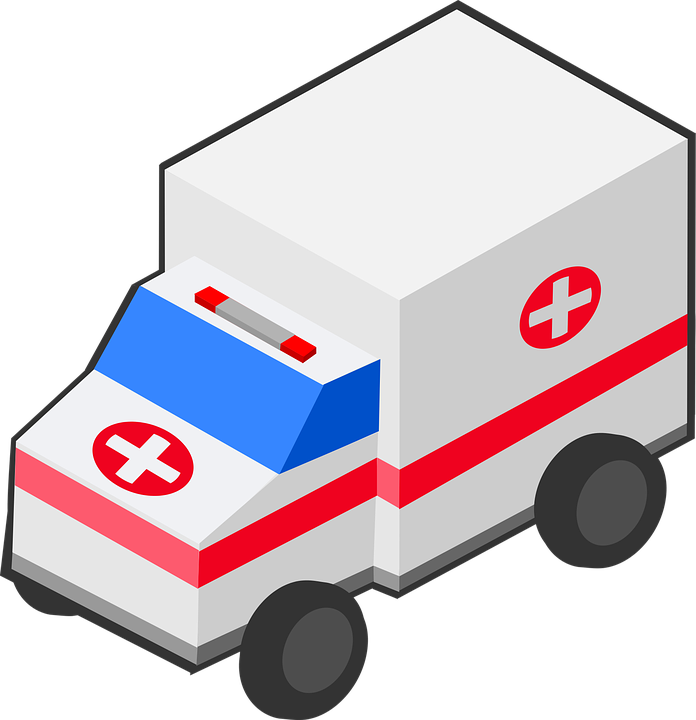
#> input picture images/ambulance.png, 696 x 720 px
$ python pypacker.py --input_dir ../images
#> lines starting #> are read from the running program, lines starting #| are printed output that depends on the picture
#----------------------------------------------------
#- pypacker: written by Joe Wezorek
#- license:  WTFPL
#- If you use this code and/or have suggestions, etc.,
#- email me at jwezorek@gmail.com

import os, os.path
import sys
import copy
from PIL import Image, ImageDraw
from optparse import OptionParser
from math import log, ceil


class metadata_gen:
    def __init__(self, nodes, sz):
        self.nodes = nodes
        self.sz = sz
    def write_head(self, f, nodes, sz):
        raise Exception("no write_head")
    def write_node(self, f, node, index):
        raise Exception("no write_node")
    def write_tail(self, f, nodes, sz ):
        raise Exception("no write_tail")
    def get_extension(self):
        raise Exception("no get_extension")
    def write_metadata(self, filename):
        index = 0
        f = open(filename, 'w')
        self.write_head(f)
        for node in self.nodes:
            self.write_node(f, node, index)
            index += 1
        self.write_tail(f)
        f.close()

#----------------------------------------------------------------------------------------------------------------------

class plist_generator(metadata_gen):
    def __init__(self, nodes, sz):
        metadata_gen.__init__(self, nodes, sz)

    def write_head(self, f):
        f.write('<?xml version="1.0" encoding="UTF-8"?>\n' \
                '<!DOCTYPE plist PUBLIC "-//Apple Computer//DTD PLIST 1.0//EN" ' \
                '"http://www.apple.com/DTDs/PropertyList-1.0.dtd">\n' \
                '<plist version="1.0">\n<dict>\n<key>frames</key>\n<dict>\n')

    def write_node(self, f, node, index):
        (wd, hgt) = node.sprite.image.size
        pad = node.sprite.padding
        f.write("<key>%s</key>\n" % (node.sprite.sprite_name))
        f.write("<dict>\n")
        f.write("    <key>frame</key>\n")
        f.write("    <string>{{%d,%d},{%d,%d}}</string>\n" % (node.rect.x + pad, node.rect.y + pad, wd, hgt))
        f.write("    <key>offset</key>\n")
        f.write("    <string>{0,0}</string>\n")
        f.write("    <key>rotated</key>\n")
        f.write("    <false/>\n")
        f.write("    <key>sourceColorRect</key>\n")
        f.write("    <string>{{0,0},{%d,%d}}</string>\n" % (wd, hgt))
        f.write("    <key>sourceSize</key>\n")
        f.write("    <string>{%d,%d}</string>\n" % (wd, hgt))
        f.write("</dict>\n")

    def write_tail( self, f ):
        f.write("</dict>\n<key>metadata</key>\n<dict>\n")
        f.write("    <key>format</key>\n" \
                "    <integer>2</integer>\n" \
                "    <key>size</key>\n" \
                "    <string>{%d,%d}</string>\n" % self.sz)
        f.write("</dict>\n</dict>\n</plist>")

    def get_extension(self):
        return "plist"

#----------------------------------------------------------------------------------------------------------------------

class json_generator(metadata_gen):
    def __init__(self, nodes, sz):
        metadata_gen.__init__(self, nodes, sz)

    def write_head(self, f):
        f.write("{\n")

    # [8 lines left out: function write_node, not called in this run]

    def write_tail(self, f):
        f.write("}\n")

    def get_extension(self):
        return "json"

def sort_images_by_size(image_files):
    #sort by area (secondary key)
    #sorted_images = sorted(image_files, \
    #        key=lambda sprite: sprite.get_size()[0] * sprite.get_size()[1])
    #sort by max dimension (primary key)
    sorted_images = sorted(image_files, \
           key=lambda img_pair: max(img_pair.get_size()[0], img_pair.get_size()[1]))
    return sorted_images

#----------------------------------------------------------------------

class sprite_info:
    def __init__(self, name, img, padding):
        self.sprite_name = os.path.splitext(name)[0] #strip the extension...
        self.image = img
        self.padding = padding
    def get_size(self):
        (wd,hgt) = self.image.size;
        return (wd + 2*self.padding, hgt + 2*self.padding)


#----------------------------------------------------------------------

class rectangle:
    def __init__(self, x=0, y=0, wd=0, hgt=0):
        self.x = x
        self.y = y
        self.wd = wd
        self.hgt = hgt
    # [4 lines left out: function split_vert, not called in this run]
    def split_horz(self,x):
        left = rectangle(self.x, self.y, x, self.hgt)
        right = rectangle(self.x+x, self.y, self.wd-x, self.hgt)
        return (left,right)
    def area(self):
        return self.wd * self.hgt
    def max_side(self):
        return max(self.wd, self.hgt)
    def can_contain(self, wd, hgt):
        return self.wd >= wd and self.hgt >=hgt
    def is_congruent_with(self, wd, hgt):
        return self.wd == wd and self.hgt ==hgt
    def to_string(self):
        return "<(%d, %d) - (%d, %d)>" % (self.x, self.y, self.wd, self.hgt)
    def should_split_vertically(self, wd, hgt):
        if (self.wd == wd):
            return True
        elif (self.hgt == hgt):
            return False
        #TODO: come up with a better heuristic
        vert_rects = self.split_vert(hgt)
        horz_rects = self.split_horz(wd)
        return vert_rects[1].area() > horz_rects[1].area()
    def should_grow_vertically(self, wd, hgt):
        can_grow_vert = self.wd >= wd
        can_grow_horz = self.hgt >= hgt
        if (not can_grow_vert and not can_grow_horz):
            raise Exception("Unable to grow!")
        if (can_grow_vert and not can_grow_horz):
            return True
        if (can_grow_horz and not can_grow_vert):
            return False
        return (self.hgt + hgt < self.wd + wd)


#----------------------------------------------------------------------
class rect_node:
    def __init__(self, sprite, rect=(), children=()):
        self.rect = rect
        self.sprite = sprite;
        self.children = children

    def clone(self):
        if (self.is_leaf()):
            return rect_node(copy.copy(self.sprite), copy.copy(self.rect))
        else:
            return rect_node(copy.copy(self.sprite), copy.copy(self.rect),\
                            (self.children[0].clone(), self.children[1].clone()))

    def is_leaf(self):
        return not self.children

    def is_empty_leaf(self):
        return (self.is_leaf() and not self.sprite)

    def split_node(self, sprite):
        if (not self.is_leaf):
            raise Exception("Attempted to split non-leaf")

        (img_wd, img_hgt) = sprite.get_size()
        if (not self.rect.can_contain(img_wd, img_hgt)):
            raise Exception("Attempted to place an img in a node it doesn't fit")

        #if it fits exactly then we are done...
        if (self.rect.is_congruent_with(img_wd, img_hgt)):
            self.sprite = sprite
        else:
            if (self.rect.should_split_vertically(img_wd, img_hgt)):
                vert_rects = self.rect.split_vert(img_hgt)
                top_child = rect_node((), vert_rects[0])
                bottom_child = rect_node((), vert_rects[1])
                self.children = (top_child, bottom_child)
            else:
                horz_rects = self.rect.split_horz(img_wd)
                left_child = rect_node((), horz_rects[0])
                right_child = rect_node((), horz_rects[1])
                self.children = (left_child, right_child)
            self.children[0].split_node(sprite)

    def grow_node(self, sprite):
        if (self.is_empty_leaf()):
            raise Exception("Attempted to grow an empty leaf")
        (img_wd, img_hgt) = sprite.get_size()
        new_child = self.clone()
        self.img=()
        self.img_name=()
        if self.rect.should_grow_vertically(img_wd,img_hgt):
            self.children = (new_child,\
                rect_node((), rectangle(self.rect.x, self.rect.y+self.rect.hgt, self.rect.wd, img_hgt)))
            self.rect.hgt += img_hgt
        else:
            self.children= (new_child,\
                rect_node((), rectangle(self.rect.x+self.rect.wd, self.rect.y, img_wd, self.rect.hgt)))
            self.rect.wd += img_wd
        self.children[1].split_node(sprite)

    # [6 lines left out: function to_string, not called in this run]

    def render(self, img):
        if (self.is_leaf()):
            if (self.sprite):
                pad = self.sprite.padding
                img.paste(self.sprite.image, (self.rect.x + pad, self.rect.y + pad))
        else:
            self.children[0].render(img)
            self.children[1].render(img)

#----------------------------------------------------------------------

def find_empty_leaf(node, sprite):
    (img_wd, img_hgt) = sprite.get_size()
    if (node.is_empty_leaf()):
        return node if node.rect.can_contain(img_wd, img_hgt) else ()
    else:
        if (node.is_leaf()):
            return ()
        leaf = find_empty_leaf(node.children[0], sprite)
        if (leaf):
            return leaf
        else:
            return find_empty_leaf(node.children[1], sprite)

def pack_images( sprites, grow_mode, max_dim):
    root=()
    while sprites:
        sprite = sprites.pop()
        if not root:
            if (grow_mode):
                (wd,hgt) = sprite.get_size()
                root = rect_node((), rectangle(0, 0, wd, hgt))
            else:
                root = rect_node((), rectangle(0, 0, max_dim[0], max_dim[1]))
            root.split_node(sprite)
            continue
        leaf = find_empty_leaf(root, sprite)
        if (leaf):
            leaf.split_node(sprite)
        else:
            if (grow_mode):
                root.grow_node(sprite)
            else:
                raise Exception("Can't pack images into a %d by %d rectangle." % max_dim)
    return root

# [5 lines left out: function nearest_power_of_two, not called in this run]

def flatten_nodes(node):
    if (node.is_leaf()):
        if (node.sprite):
            return [node]
        else:
            return ()
    else:
        left = flatten_nodes(node.children[0])
        right = flatten_nodes(node.children[1])
        if (left and not right):
            return left
        if (right and not left):
            return right
        if (left and right):
            return left + right
        else:
            return ()

def generate_sprite_sheet_img(packing, image_filename, should_make_power_of_two):
    sz = ()
    if (not should_make_power_of_two):
        sz = (packing.rect.wd, packing.rect.hgt)
    else:
        padded_dim = nearest_power_of_two(max(packing.rect.wd, packing.rect.hgt))
        sz = (padded_dim, padded_dim)

    sprite_sheet = Image.new('RGBA', sz )
    packing.render(sprite_sheet)
    sprite_sheet.save(image_filename, 'PNG')
    return sprite_sheet

def generate_sprite_sheet_metadata(packing, filename_prefix, sz, ss_format):
    nodes = flatten_nodes(packing)
    metadata_generator = get_spritesheet_format(ss_format, nodes, sz)
    if (metadata_generator == None):
        raise Exception("unknown sprite sheet format")
    filename = filename_prefix + "." + metadata_generator.get_extension()
    metadata_generator.write_metadata(filename)

def generate_sprite_sheet(packing, dest_file_prefix, should_make_power_of_two, ss_format):
    image_filename = dest_file_prefix + ".png"
    img = generate_sprite_sheet_img(packing, image_filename, should_make_power_of_two)
    generate_sprite_sheet_metadata(packing, dest_file_prefix, img.size, ss_format)

def get_images(image_dir, padding):
    images = []
    for file in os.listdir(image_dir):
        img = ()
        try:
            img = Image.open(image_dir + os.sep + file)
        except:
            continue
        images.append(sprite_info(file, img, padding))
    return images

def get_spritesheet_format(format_option, nodes, sz):
    dict_formats = {
        'plist' : plist_generator(nodes, sz),
        'json' : json_generator(nodes, sz)
    }
    return dict_formats[format_option] if (format_option in dict_formats) else None

#----------------------------------------------------------------------


def main():

    parser = OptionParser(usage="usage: %prog [options]",
                          version="%prog 1.0")

    parser.add_option("-o", "--output_filename",
                      action="store",
                      default="pypack_output",
                      help="filename (minus extensions) of the two output files")

    parser.add_option("-i", "--input_dir",
                      action="store",
                      default="",
                      help="input directory")

    parser.add_option("-m", "--mode",
                      action="store",
                      default="grow",
                      help="packingmode")

    parser.add_option("-p", "--padding",
                      action="store_true",
                      default=0,
                      help="padding")

    parser.add_option("-x", "--power_of_two",
                      action="store_true",
                      default=False,
                      help="pad to nearest power of two")

    parser.add_option("-f", "--format",
                      action="store",
                      default="plist",
                      help="format of spritesheet metadata (currently must be plist or json)")

    try:
        (options, args) = parser.parse_args()

        images = get_images(options.input_dir, options.padding)
#> in get_images, img is the input picture: PIL image 696x720 RGBA; mean R, G, B, A 121.6, 111.5, 119.6, 164.9
#> images = 2 items
        sorted_images = sort_images_by_size( images )
#> sorted_images = 2 items

        max_dim=()
        if (options.mode != "grow"):
            dim_strings = options.mode.split("x")
            if (len(dim_strings) != 2):
                raise Exception("Invalid packing mode")
            try:
                max_dim = (int(dim_strings[0]), int(dim_strings[1]))
            except ValueError:
                raise Exception("Invalid packing mode")

        image_packing = pack_images(sorted_images, not max_dim, max_dim )
#> the loop in pack_images, `while sprites:` made 2 passes
#> after the loop in pack_images, `while sprites:`: hgt = 772; wd = 958
        generate_sprite_sheet(image_packing, options.output_filename, options.power_of_two, options.format)
#> in generate_sprite_sheet_img, `sz = (packing.rect.wd, packing.rect.hgt)`: sz = (958, 1492)
#> in generate_sprite_sheet_img, `sprite_sheet = Image.new('RGBA', sz )`: sprite_sheet: PIL image 958x1492 RGBA; every value is 0
#> in render (call 2), `pad = self.sprite.padding`: pad = 0
#> in render (call 2), `img.paste(self.sprite.image, (self.rect.x + pad, self.rect.y + pad))`:
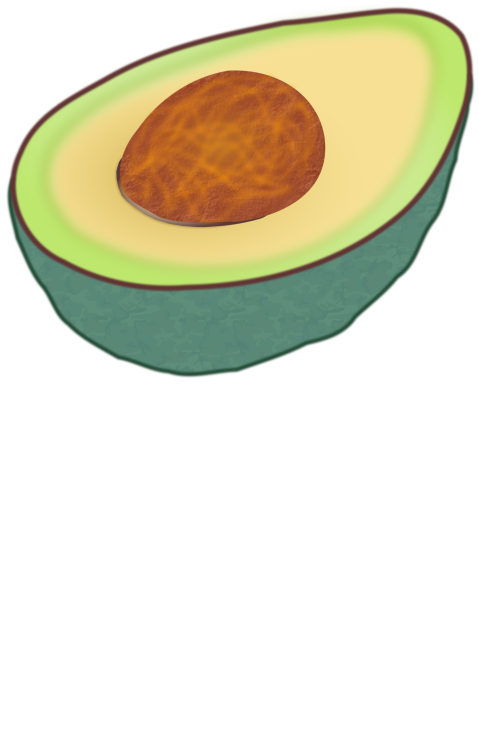
#> img: PIL image 958x1492 RGBA (shown at 1/2 size); mean R, G, B, A 62.6, 60, 37.7, 90.2; transparent parts drawn white
#> in render (call 4), `img.paste(self.sprite.image, (self.rect.x + pad, self.rect.y + pad))`:
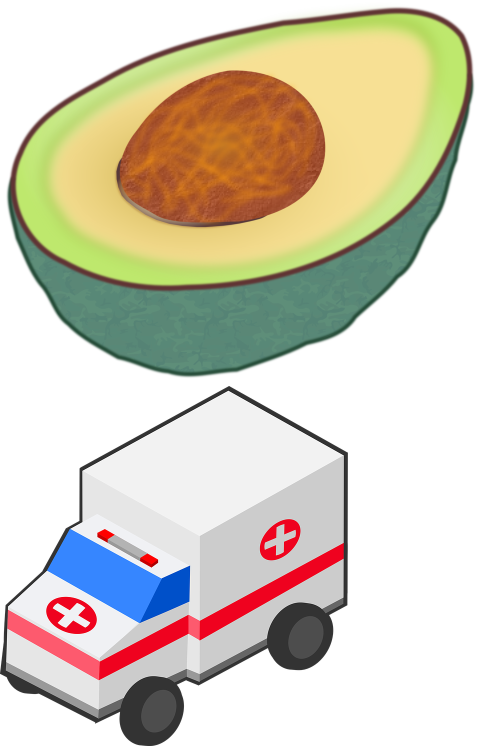
#> img: PIL image 958x1492 RGBA (shown at 1/2 size); mean R, G, B, A 105.2, 99.1, 79.7, 148; transparent parts drawn white
#> in flatten_nodes, `left = flatten_nodes(node.children[0])`: left = 1 item
#> in generate_sprite_sheet_metadata, `nodes = flatten_nodes(packing)`: nodes = 2 items
#> in generate_sprite_sheet_metadata, `filename = filename_prefix + "." + metadata_generator.get_extension()`: filename = 'pypack_output.plist'
#> the loop in write_metadata, `for node in self.nodes:` made 2 passes
#> index on passes 1 to 2: 1, 2
#> after the loop in write_metadata, `for node in self.nodes:`: index = 2
    except Exception as e:
        print("\nError: %s" % e)
        return

    print("\nPacking %s successful.\nGenerated:\n   %s\n" % \
            ( options.input_dir, options.output_filename + ".png + " + options.format + " metadata"))

if __name__ == '__main__':
    main()
